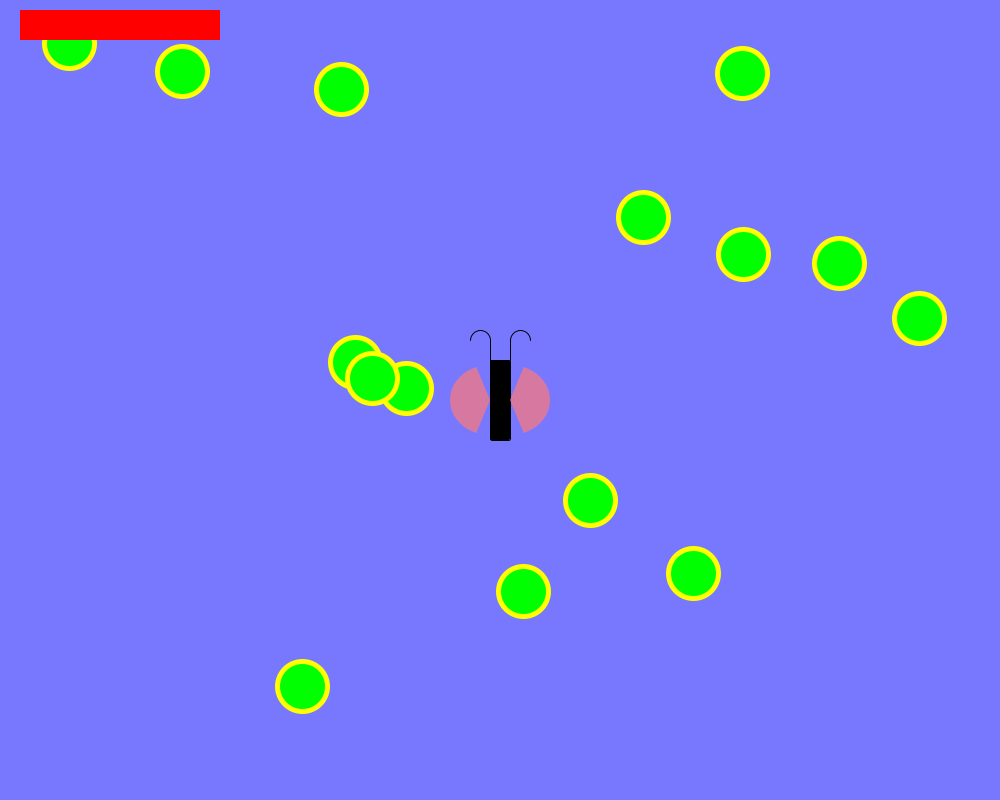
Frame 1 (no input)
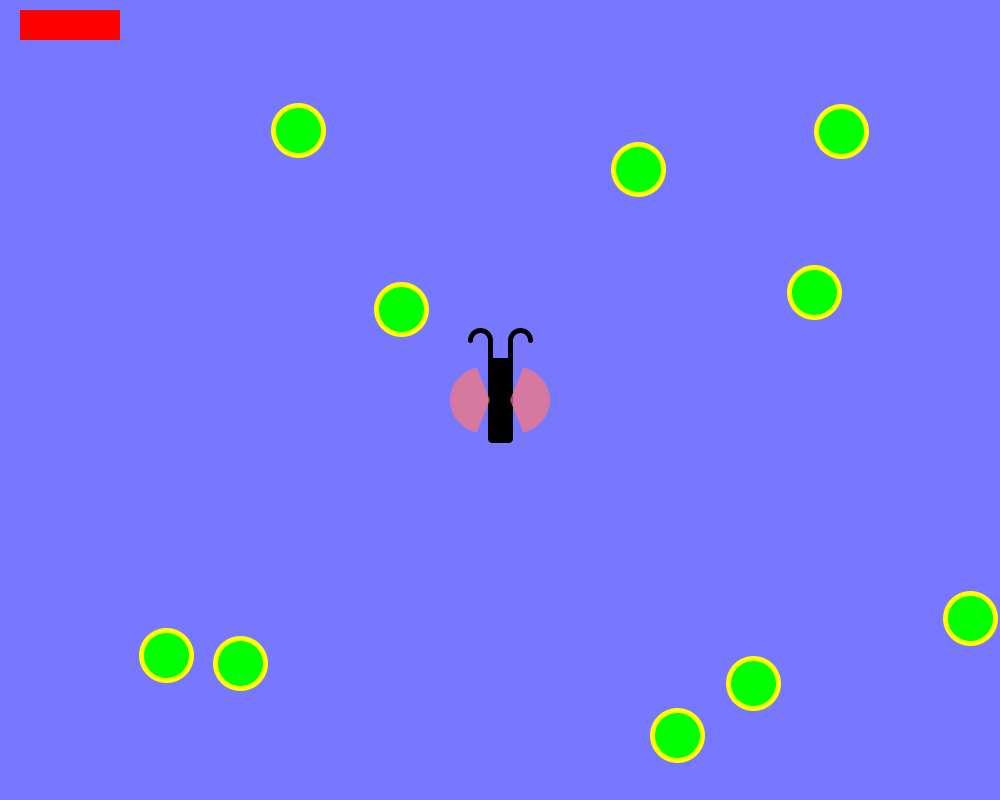
Frame 60 (the mouse pressed at the canvas centre just before this capture)
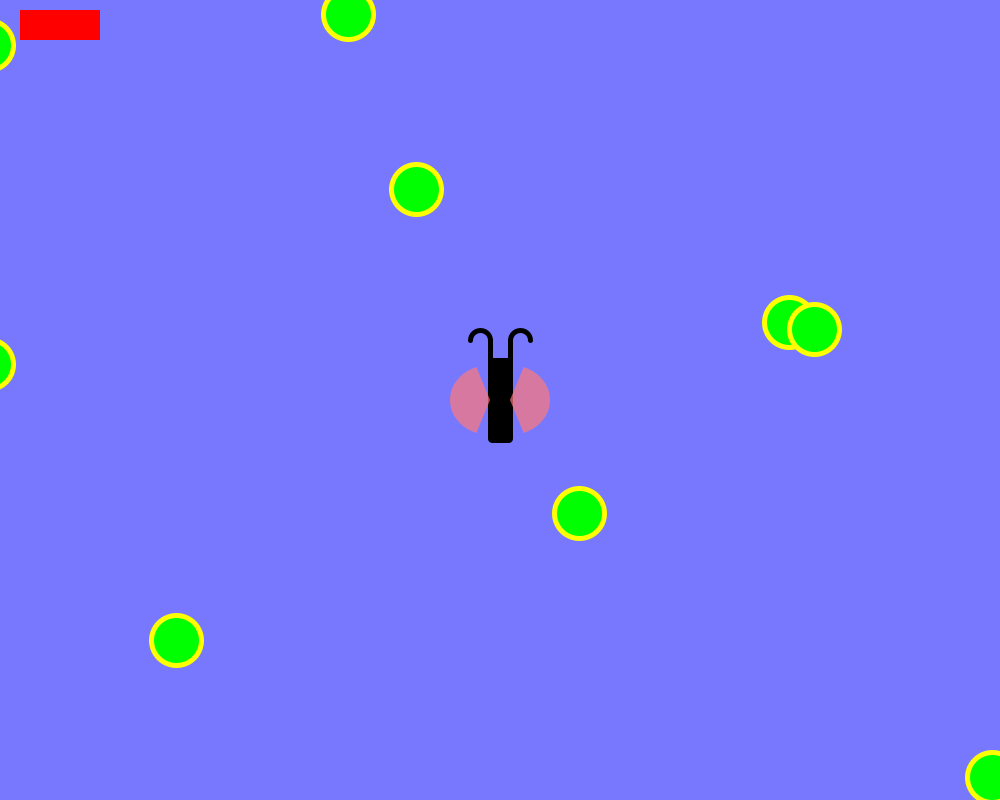
Frame 120 (the mouse held since frame 60 and released just before this capture)

The Processing sketch that drew these frames (run headless with seeded random() and noise(); from frame 60 on, the mouse is pressed at the canvas centre):

// Processing sketch: lab08_base
// ── lab08_base.pde
float charWidth=50; //diameter of "wing" arc, plus width of rect. body

int count = 15;
Butterfly player;
ArrayList<Enemy> enemies=new ArrayList<Enemy>();


void setup() {
  size(1000, 800);

  player=new Butterfly(new PVector(width/2, height/2));

  for (int i=0; i<count; i++) {
    enemies.add(new Enemy(new PVector(random(charWidth/2, width-charWidth/2), random(charWidth/2, height-charWidth/2)), 
      new PVector(random(-5, 5), random(-5, 5))));
  }
}

void draw() {
  background(120, 120, 255);

  player.update();
  player.drawMe();
  
  if (up) player.accelerate(upAcc);
  if (left) player.accelerate(leftAcc);
  if (right) player.accelerate(rightAcc);
  if (down) player.accelerate(downAcc);

  for (int i=0; i<enemies.size(); i++) {
    Enemy e=enemies.get(i);
    e.update();
    e.drawMe();
    if (e.bump(player)){
      player.damage();
      e.killed();
    }
    if (abs(e.pos.x-player.pos.x)<e.dim.x+player.dim.x+40 && abs(e.pos.y-player.pos.y)<e.dim.y+player.dim.y+40){
      if (e.pos.x<player.pos.x){
        e.accelerate(new PVector(0.3,0));
      }
      else{
         e.accelerate(new PVector(-0.3,0));
      }
      if (e.pos.y<player.pos.y){
        e.accelerate(new PVector(0,0.3));
      }
      else{
         e.accelerate(new PVector(0,-0.3));
      }
    }
    player.drawHealthBar();
  }
}

//int butterflyWidth=100;

//Butterfly b;
//int MAX_HEALTH=10;

//ArrayList<Enemy> enemies=new ArrayList<Enemy>();

//void setup() {
//  size(600, 600);
//  b=new Butterfly(new PVector(width/2, height-100));

//  for (int i=0;i<10;i++) {
//    enemies.add(new Enemy(new PVector(random(width), -100), new PVector(0, random(8))));
//  }
//}



//void draw() {
//  background(255);
//  if (up) b.accelerate(upForce);
//  if (down) b.accelerate(downForce);
//  if (left) b.accelerate(leftForce);
//  if (right) b.accelerate(rightForce);

//  b.update();

//  for (int i=0;i<enemies.size();i++) {
//    Enemy e=enemies.get(i);
//    e.update();
//    if (e.collision(b)) {
//      b.hit();
//    }
//  }

//  drawHealthBar();
//}


//void drawHealthBar() {
//  int max=200;
//  pushMatrix();
//  translate(100, 10);
//  fill(255, 0, 0);
//  float playerHealthPercentage=0;
//  rect(-100, -25, max*playerHealthPercentage, 50);
//  popMatrix();
//}

// ── Bullet.pde
class Bullet extends MovingObject {
  //fields for its properties
  boolean isAlive;  //current bullet will be destroied if false 

  Bullet(PVector pos, PVector vel) {
    super(pos, vel, new PVector(5, 25));
    isAlive=true;
  }

  void handleWalls() {
    if (abs(pos.x-width/2)>width/2||abs(pos.y-height/2)>height/2) {
      isAlive=false;
    }
  }

  //method for collision detection b/w current bullet & an enemy
  void hit(Enemy e) {
    //Since this is a collision between an oval and a circle, we need to use the approach
    //based on bouding box
    if (abs(pos.x-e.pos.x)<dim.x/2+e.dim.x/2 && abs(pos.y-e.pos.y)<dim.y/2+e.dim.y/2) {
      e.killed();
      isAlive=false; //set the flag to false so that it will be removed - done in Butterfly
    }
  }

  void drawMe() {
    pushMatrix();
    translate(pos.x, pos.y);
    noStroke();
    fill(160, 0, 0);
    ellipse(0, 0, dim.x, dim.y);
    popMatrix();
  }
}

// ── Butterfly.pde
class Butterfly extends MovingObject {

  //fields
  float damp;
  int MAX_HEALTH=10;
  int health=MAX_HEALTH;

  ArrayList<Bullet> bullets = new ArrayList<Bullet>();

  Butterfly(PVector pos) {
    super(pos, new PVector(), new PVector(100, 100));
    damp=.8;
  }

  //methods
  void move() {
    super.move();
    vel.mult(damp);
  }
  
  void damage() {
    health--;
    if (health==0) println("You are killed! Game Over");
  }

  void handleWalls() {
    if (pos.x<-dim.x/2) pos.x=width+dim.x/2;
    if (pos.x>width+dim.x/2) pos.x=-dim.x/2;
    if (pos.y<-dim.x/2) pos.y=height+dim.x/2;
    if (pos.y>height+dim.x/2) pos.y=-dim.x/2;
  }

  void update() {
    super.update();

    for (int i=0; i<bullets.size(); i++) {
      Bullet b =bullets.get(i);
      b.update();
      b.drawMe();

      //check each enemy for collision with the ith bullet.
      for (int j=0; j<enemies.size(); j++) {
        Enemy e = enemies.get(j);
        b.hit(e);
      }

      //if a bullet is not alive, remove it from the list of bullets
      if (!b.isAlive) bullets.remove(i);
    }
  }

  //returns true if e has collided with this Butterfly.
  boolean hit(Enemy e) {
    return abs(pos.x-e.pos.x)<dim.x/2+e.dim.x/2&&
      abs(pos.y-e.pos.y)<dim.y/2+e.dim.y/2;
  }

  void fire() {
    //When firing, a new Bullet object will be added into the list.
    //Since the bullet should be shot from the Butterfly, so it's position 
    //should be the same as that of the current Butterfly object
    bullets.add(new Bullet(new PVector(pos.x, pos.y), new PVector(0, -15)));
  }

  void drawMe() {
    //butterfly
    pushMatrix();
    translate(pos.x, pos.y);
    //body
    fill(0);
    stroke(0);
    rect(-10, -40, 20, 80, ROUND);

    //attenae
    line(-10, -40, -10, -60);
    noFill();
    arc(-20, -60, 20, 20, -PI, 0);
    line(10, -40, 10, -60);
    arc(20, -60, 20, 20, -PI, 0);

    //wings
    //stroke(255, 50, 50);
    noStroke();
    fill(255, 120, 120, 180);
    arc(-10, 0, 80, 70, radians(110), radians(250));
    arc(10, 0, 80, 70, radians(-70), radians(70));
    popMatrix();
  }
  
  void drawHealthBar() {
    int max=200;
    pushMatrix();
    translate(20, 10);
    noStroke();
    fill(255,0,0);
    float playerHealthPercentage=(float) health/MAX_HEALTH;
    rect(0,0,max*playerHealthPercentage,30);
    popMatrix();
  }
}

// ── Enemy.pde
class Enemy extends MovingObject{
  //fields for its attributes


  //Constructor
  Enemy(PVector pos, PVector vel) {
    super(pos, vel, new PVector(50, 50));
  }

  //methods
  
  void killed() {
    enemies.remove(this);
  }
  
  void drawMe() {
    pushMatrix();
    strokeWeight(5);
    stroke(255, 255, 0);
    fill(0, 255, 0);
    translate(pos.x, pos.y);
    ellipse(0, 0, dim.x, dim.x);
    popMatrix();
  }
}
//class Enemy {


//  PVector pos, vel, dim;
 

//  Enemy(PVector pos, PVector vel) {
//    this.pos=pos;
//    this.vel=vel;
//    dim=new PVector(80, 80);
//  }

//  void update() {
//    move();
//    handleWalls();
//    render();
//  }

//  void accelerate(PVector force) {
//    vel.add(force);
//  }
  
//   boolean collision(Butterfly other) {
//    return abs(pos.x-other.pos.x)<dim.x/2+other.dim.x/2&&abs(other.pos.y-pos.y)<dim.y/2+other.dim.y/2;
//  }


//  void hit() {
//    enemies.remove(this);
//  }

//  void move() {
//    pos.add(vel);
//  }

//  void render() {
//    pushMatrix();
//    fill(0, 255, 0);
//    translate(pos.x, pos.y);
//    ellipse(0, 0, dim.x, dim.y);
//    popMatrix();
//  }

//  void handleWalls() {
//    if (pos.x>width+dim.x/2) pos.x=-dim.x/2;
//    if (pos.x<-dim.x/2) pos.x=width+dim.x/2;

//    if (pos.y<-dim.y/2) pos.y=height+dim.y/2;
//    if (pos.y>height+dim.y/2) pos.y=-dim.y/2;
//  }
//}

// ── MovingObject.pde
class MovingObject {
  
  PVector pos, vel, dim;
  
  MovingObject(PVector pos, PVector vel, PVector dim) {
    this.pos=pos;
    this.vel=vel;
    this.dim=dim;
  }
  
  void move() {
    pos.add(vel);
  }
  
  void accelerate(PVector force) {
    vel.add(force);
  }
  
  boolean collision(MovingObject other) {
    return abs(pos.x-other.pos.x)<dim.x/2+other.dim.x/2&&abs(other.pos.y-pos.y)<(dim.y/2+other.dim.y/2);
  }
  
  void update() {
    move();
    handleWalls();
  }
  
  void handleWalls() {
    if (pos.x>width+dim.x/2) pos.x=-dim.x/2;
    if (pos.x<-dim.x/2) pos.x=width+dim.x/2;
    if (pos.y>height+dim.y/2) pos.y=-dim.y/2;
    if (pos.y<-dim.x/2) pos.y=height+dim.y/2;
  }
  
  void drawMe() {
  }
  
  boolean bump(MovingObject other){
    return abs(pos.x-other.pos.x)<dim.x/2+other.dim.x/2&&abs(other.pos.y-pos.y)<(dim.y/2+other.dim.y/2);
  }
}

// ── keyboard_module.pde
boolean up, down, left, right;
PVector upForce=new PVector(0, -2);
PVector upAcc = new PVector(0, -2);
PVector downAcc = new PVector(0, 2);
PVector leftAcc = new PVector(-2, 0);
PVector rightAcc = new PVector(2, 0);

void keyPressed() {
  if (key==CODED) {
    if (keyCode==LEFT) left=true;
    if (keyCode==UP) up=true;
    if (keyCode==DOWN) down=true;
    if (keyCode==RIGHT) right=true;
  }

  if (key==' ') { //when space bar is hit
    player.fire();
  }
}

void keyReleased() {
  if (key==CODED) {
    if (keyCode==LEFT) left=false;
    if (keyCode==UP) up=false;
    if (keyCode==DOWN) down=false;
    if (keyCode==RIGHT) right=false;
  }
}
//PVector downForce=new PVector(0, 2);
//PVector leftForce=new PVector(-2, 0);
//PVector rightForce=new PVector(2, 0);


//void keyPressed() {
//  if (key==CODED) {
//    if (keyCode==LEFT) left=true;
//    if (keyCode==RIGHT) right=true;
//    if (keyCode==UP) up=true;
//    if (keyCode==DOWN) down=true;
//  }
//  if (key==' ') {
//    b.fire();
//  }
//}

//void keyReleased() {
//  if (key==CODED) {
//    if (keyCode==LEFT) left=false;
//    if (keyCode==RIGHT) right=false;
//    if (keyCode==UP) up=false;
//    if (keyCode==DOWN) down=false;
//  }
//}
